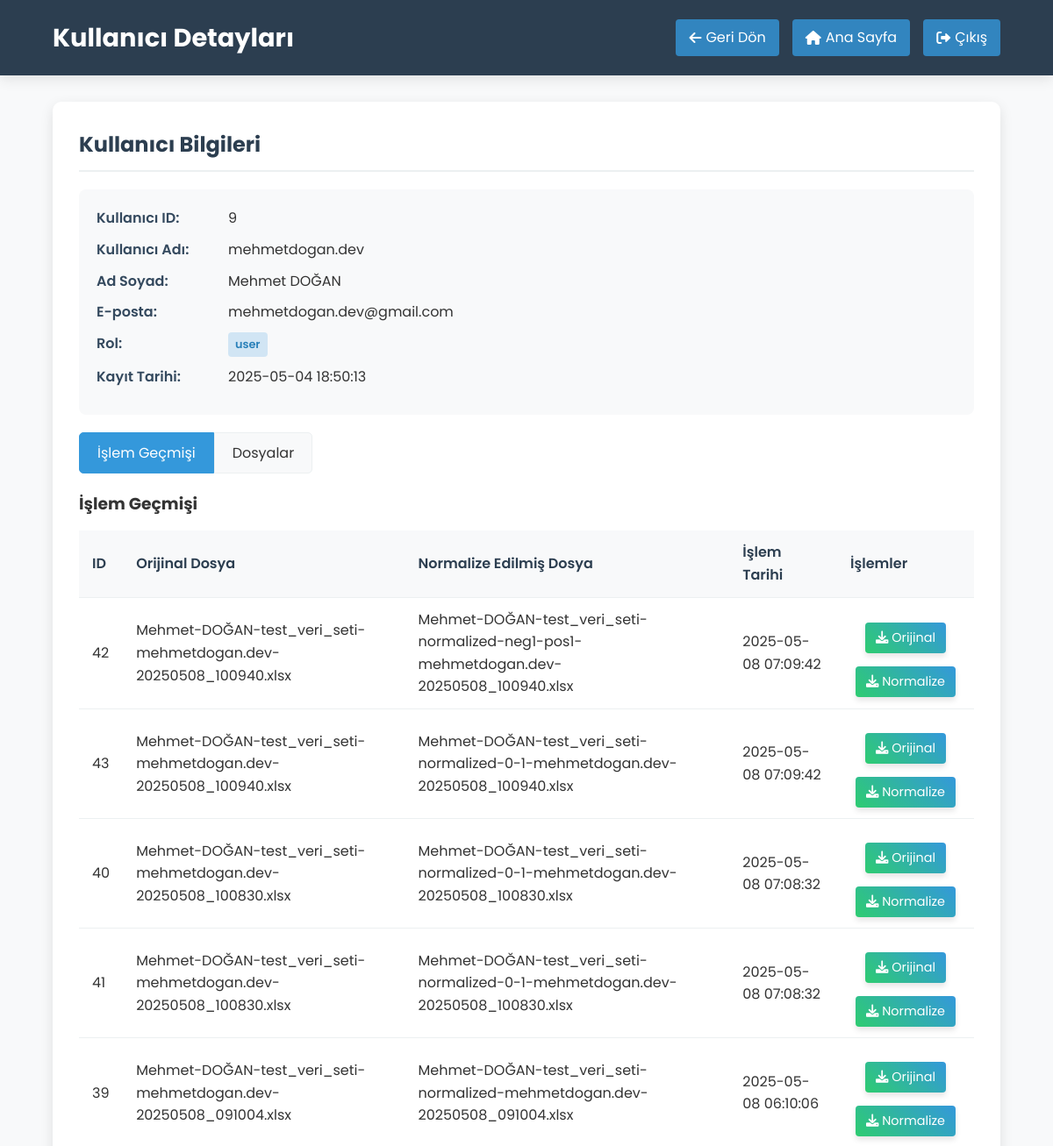
Page /admin/user/9 (signed in, upper part) on the earlier database version.
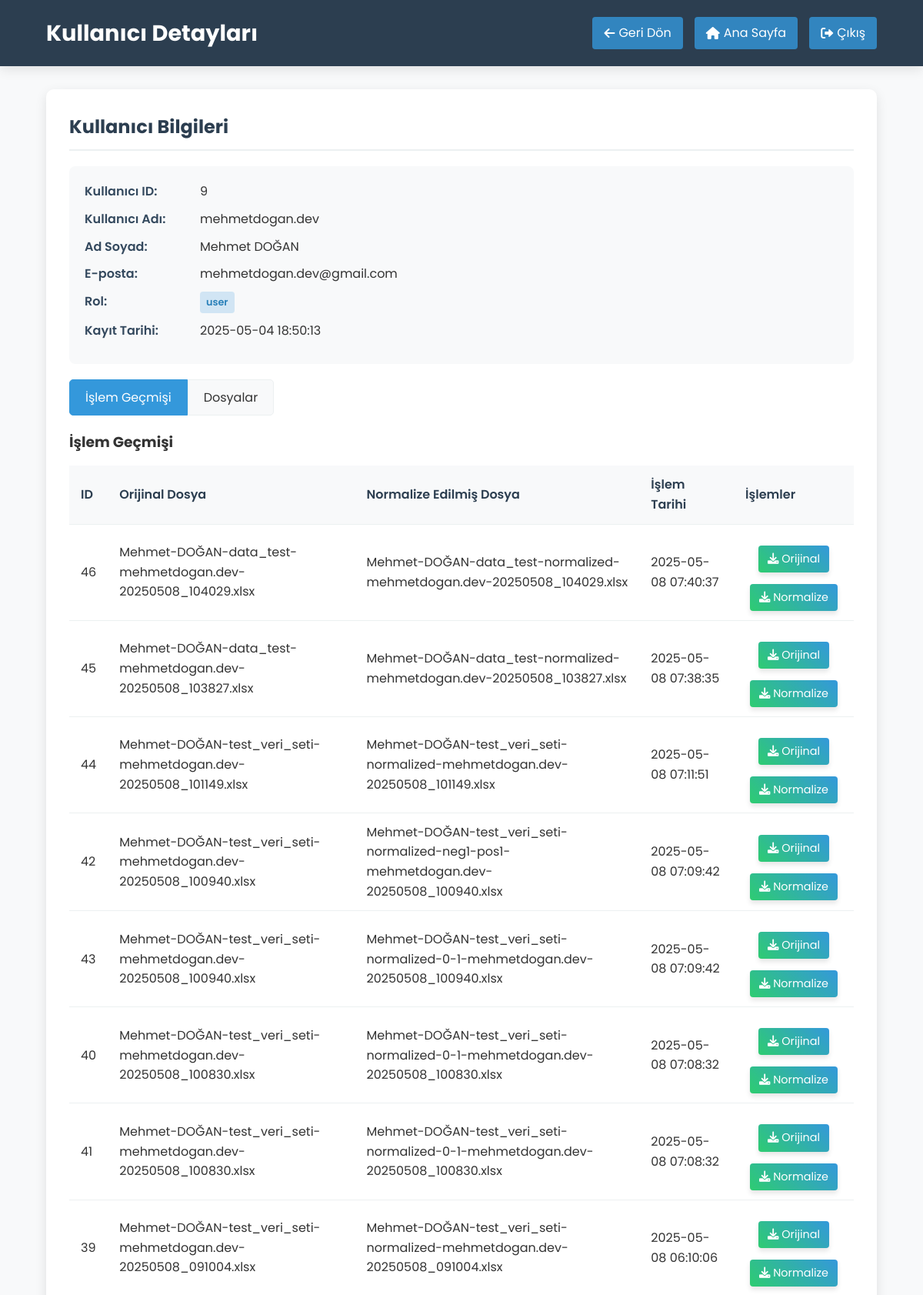
Same page on the later database version.
### tables this page shows
CREATE TABLE users (
            id INTEGER PRIMARY KEY AUTOINCREMENT,
            username TEXT UNIQUE NOT NULL,
            password TEXT NOT NULL,
            email TEXT UNIQUE NOT NULL,
            full_name TEXT NOT NULL,
            registration_date TIMESTAMP DEFAULT CURRENT_TIMESTAMP
        , role TEXT DEFAULT 'user');

CREATE TABLE user_operations (
            id INTEGER PRIMARY KEY AUTOINCREMENT,
            user_id INTEGER NOT NULL,
            original_file TEXT NOT NULL,
            normalized_file TEXT NOT NULL,
            operation_date TIMESTAMP DEFAULT CURRENT_TIMESTAMP,
            FOREIGN KEY (user_id) REFERENCES users (id)
        );

### app.py (the view, shortened to what this page needs)
@app.route('/admin/user/<int:user_id>')
@admin_required
def admin_view_user(user_id):
    conn = get_db_connection()
    user = conn.execute('SELECT * FROM users WHERE id = ?', (user_id,)).fetchone()
    conn.close()
    if not user:
        flash('Kullanıcı bulunamadı!', 'error')
        return redirect(url_for('admin_dashboard'))
    operations = get_user_operations_by_admin(user_id)
    user_files = []
    if os.path.exists(UPLOAD_FOLDER) and os.path.exists(NEW_CSV_FOLDER):
        username = user['username']
    user_files.sort(key=lambda x: x.get('date', ''), reverse=True)
    return render_template('admin_view_user.html', user=user, operations=operations, files=user_files)

### app.py (called while the page is built)
def get_db_connection():
    conn = sqlite3.connect(DATABASE)
    conn.row_factory = sqlite3.Row
    return conn

def admin_required(f):
    @wraps(f)
    def decorated_function(*args, **kwargs):
        if 'user_id' not in session:
            flash('Bu sayfaya erişmek için giriş yapmalısınız!', 'error')
            return redirect(url_for('login'))
        elif session.get('role') != 'admin':
            flash('Bu sayfaya erişim yetkiniz yok!', 'error')
            return redirect(url_for('index'))
        return f(*args, **kwargs)
    return decorated_function

def get_user_operations_by_admin(user_id):
    conn = get_db_connection()
    operations = conn.execute('SELECT * FROM user_operations WHERE user_id = ? ORDER BY operation_date DESC', (user_id,)).fetchall()
    conn.close()
    return operations

### templates/admin_view_user.html (shortened to what this page needs)
<!DOCTYPE html>
<html lang="tr">
<head>
    <link rel="stylesheet" href="{{ url_for('static', filename='style.css') }}">
    <link rel="stylesheet" href="https://cdnjs.cloudflare.com/ajax/libs/font-awesome/6.0.0-beta3/css/all.min.css">
</head>
<body>
    <div class="ai-background">
</div>
    <header class="admin-header">
        <div class="admin-header-container">
            <div class="admin-title">
                <h1>Kullanıcı Detayları</h1>
            </div>
            <div class="admin-actions">
                <a href="{{ url_for('admin_dashboard') }}" class="admin-btn">
                    <i class="fas fa-arrow-left"></i> Geri Dön
                </a>
                <a href="{{ url_for('index') }}" class="admin-btn">
                    <i class="fas fa-home"></i> Ana Sayfa
                </a>
                <a href="{{ url_for('logout') }}" class="admin-btn">
                    <i class="fas fa-sign-out-alt"></i> Çıkış
                </a>
            </div>
        </div>
    </header>
    <div class="admin-container">
        <div class="admin-panel">
            <h2>Kullanıcı Bilgileri</h2>
            <div class="user-info">
                <div class="info-row">
                    <div class="info-label">Kullanıcı ID:</div>
                    <div class="info-value">{{ user.id }}</div>
                </div>
                <div class="info-row">
                    <div class="info-label">Kullanıcı Adı:</div>
                    <div class="info-value">{{ user.username }}</div>
                </div>
                <div class="info-row">
                    <div class="info-label">Ad Soyad:</div>
                    <div class="info-value">{{ user.full_name }}</div>
                </div>
                <div class="info-row">
                    <div class="info-label">E-posta:</div>
                    <div class="info-value">{{ user.email }}</div>
                </div>
                <div class="info-row">
                    <div class="info-label">Rol:</div>
                    <div class="info-value">
                        <span class="user-role {% if user.role == 'admin' %}role-admin{% else %}role-user{% endif %}">
                            {{ user.role }}
                        </span>
                    </div>
                </div>
                <div class="info-row">
                    <div class="info-label">Kayıt Tarihi:</div>
                    <div class="info-value">{{ user.registration_date }}</div>
                </div>
            </div>
            <div class="tabs">
                <div class="tab active" data-tab="operations">İşlem Geçmişi</div>
                <div class="tab" data-tab="files">Dosyalar</div>
            </div>
            <div class="tab-content active" id="operations-tab">
                <h3>İşlem Geçmişi</h3>
                {% if operations %}
                    <table class="admin-table">
                        <thead>
                            <tr>
                                <th>ID</th>
                                <th>Orijinal Dosya</th>
                                <th>Normalize Edilmiş Dosya</th>
                                <th>İşlem Tarihi</th>
                                <th>İşlemler</th>
                            </tr>
                        </thead>
                        <tbody>
                            {% for operation in operations %}
                                <tr>
                                    <td>{{ operation.id }}</td>
                                    <td>{{ operation.original_file }}</td>
                                    <td>{{ operation.normalized_file }}</td>
                                    <td>{{ operation.operation_date }}</td>
                                    <td>
                                        <a href="{{ url_for('admin_download_file', file_path='uploads/' + operation.original_file) }}" class="btn-download">
                                            <i class="fas fa-download"></i> Orijinal
                                        </a>
                                        <a href="{{ url_for('admin_download_file', file_path='new_csv/' + operation.normalized_file) }}" class="btn-download">
                                            <i class="fas fa-download"></i> Normalize
                                        </a>
                                    </td>
                                </tr>
                            {% endfor %}
                        </tbody>
                    </table>
                {% else %}
                    <div class="no-data">
                        <p>Bu kullanıcının henüz bir işlem geçmişi bulunmuyor.</p>
                    </div>
                {% endif %}
            </div>
        </div>
    </div>
</body>
</html>

### static/style.css (style rules this page uses)
* { margin: 0; padding: 0; box-sizing: border-box; font-family: 'Roboto', sans-serif; }
body { background-color: #f5f5f5; color: #333; line-height: 1.6; }
header { background-color: #2c3e50; color: white; padding: 15px 0; box-shadow: 0 2px 5px rgba(0, 0, 0, 0.1); }
.btn-download { display: inline-block; background-color: #2ecc71; color: white; text-decoration: none; padding: 8px 15px; border-radius: 4px; margin-top: 10px; transition: background-color 0.3s; }
table { width: 100%; border-collapse: collapse; margin-top: 10px; }
table th, table td { padding: 10px; text-align: left; border-bottom: 1px solid #ddd; }
table th { background-color: #f2f2f2; font-weight: 600; }
* { margin: 0; padding: 0; box-sizing: border-box; font-family: 'Poppins', sans-serif; }
body { background-color: #f8f9fa; color: #333; line-height: 1.6; position: relative; overflow-x: hidden; }
.ai-background { position: fixed; top: 0; left: 0; width: 100%; height: 100%; overflow: hidden; z-index: -1; }
header { background-color: rgba(18, 38, 71, 0.95); color: white; padding: 15px 0; box-shadow: 0 4px 15px rgba(0, 0, 0, 0.1); position: sticky; top: 0; z-index: 100; }
.btn-download { display: inline-block; background: linear-gradient(45deg, #2ecc71, #3498db); color: white; text-decoration: none; padding: 10px 20px; border-radius: 6px; margin-top: 15px; transition: all 0.3s ease; box-shadow: 0 4px 6px rgba(0, 0, 0, 0.1); }
table { width: 100%; border-collapse: collapse; margin-top: 15px; }
table th, table td { padding: 12px 10px; text-align: left; border-bottom: 1px solid #ecf0f1; }
table th { background-color: #f8f9fa; font-weight: 600; color: #2c3e50; }
table tbody tr td:last-child { text-align: center; }

### templates/admin_view_user.html (style rules this page uses)
.admin-header { background-color: #2c3e50; color: white; padding: 20px 0; margin-bottom: 30px; }
.admin-header-container { display: flex; justify-content: space-between; align-items: center; width: 90%; max-width: 1200px; margin: 0 auto; }
.admin-title h1 { font-size: 1.8rem; margin: 0; }
.admin-actions { display: flex; gap: 15px; }
.admin-btn { background-color: rgba(52, 152, 219, 0.8); color: white; text-decoration: none; padding: 8px 15px; border-radius: 4px; display: inline-flex; align-items: center; transition: all 0.3s; }
.admin-btn i { margin-right: 5px; }
.admin-container { width: 90%; max-width: 1200px; margin: 0 auto; }
.admin-panel { background-color: white; border-radius: 10px; padding: 30px; box-shadow: 0 5px 15px rgba(0, 0, 0, 0.1); margin-bottom: 30px; }
.admin-panel h2 { color: #2c3e50; margin-top: 0; margin-bottom: 20px; padding-bottom: 10px; border-bottom: 2px solid #ecf0f1; }
.user-info { background-color: #f8f9fa; border-radius: 8px; padding: 20px; margin-bottom: 20px; }
.user-info .info-row { display: flex; margin-bottom: 10px; }
.user-info .info-label { width: 150px; font-weight: 600; color: #34495e; }
.user-info .info-value { flex: 1; }
.user-role { display: inline-block; padding: 4px 8px; border-radius: 4px; font-size: 0.8rem; font-weight: 600; }
.role-user { background-color: rgba(52, 152, 219, 0.2); color: #2980b9; }
.admin-table { width: 100%; border-collapse: collapse; }
.admin-table th, .admin-table td { padding: 12px 15px; text-align: left; border-bottom: 1px solid #ecf0f1; }
.admin-table th { background-color: #f8f9fa; font-weight: 600; color: #2c3e50; }
.btn-download { display: inline-block; background-color: rgba(52, 152, 219, 0.8); color: white; text-decoration: none; padding: 6px 12px; border-radius: 4px; font-size: 0.9rem; transition: all 0.3s; }
.tabs { display: flex; margin-bottom: 20px; }
.tab { padding: 10px 20px; background-color: #f8f9fa; border: 1px solid #ecf0f1; cursor: pointer; transition: all 0.3s; }
.tab:first-child { border-top-left-radius: 5px; border-bottom-left-radius: 5px; }
.tab:last-child { border-top-right-radius: 5px; border-bottom-right-radius: 5px; }
.tab.active { background-color: #3498db; color: white; border-color: #3498db; }
.tab-content { display: none; }
.tab-content.active { display: block; }

Differences in the rows shown:
added user_operations: id "46", original_file "Mehmet-DOĞAN-data_test-mehmetdogan.dev-20250508_104029.xlsx", normalized_file "Mehmet-DOĞAN-data_test-normalized-mehmetdogan.dev-20250508_104029.xlsx", operation_date "2025-05-08 07:40:37"
added user_operations: id "45", original_file "Mehmet-DOĞAN-data_test-mehmetdogan.dev-20250508_103827.xlsx", normalized_file "Mehmet-DOĞAN-data_test-normalized-mehmetdogan.dev-20250508_103827.xlsx", operation_date "2025-05-08 07:38:35"
added user_operations: id "44", original_file "Mehmet-DOĞAN-test_veri_seti-mehmetdogan.dev-20250508_101149.xlsx", normalized_file "Mehmet-DOĞAN-test_veri_seti-normalized-mehmetdogan.dev-20250508_101149.xlsx", operation_date "2025-05-08 07:11:51"
